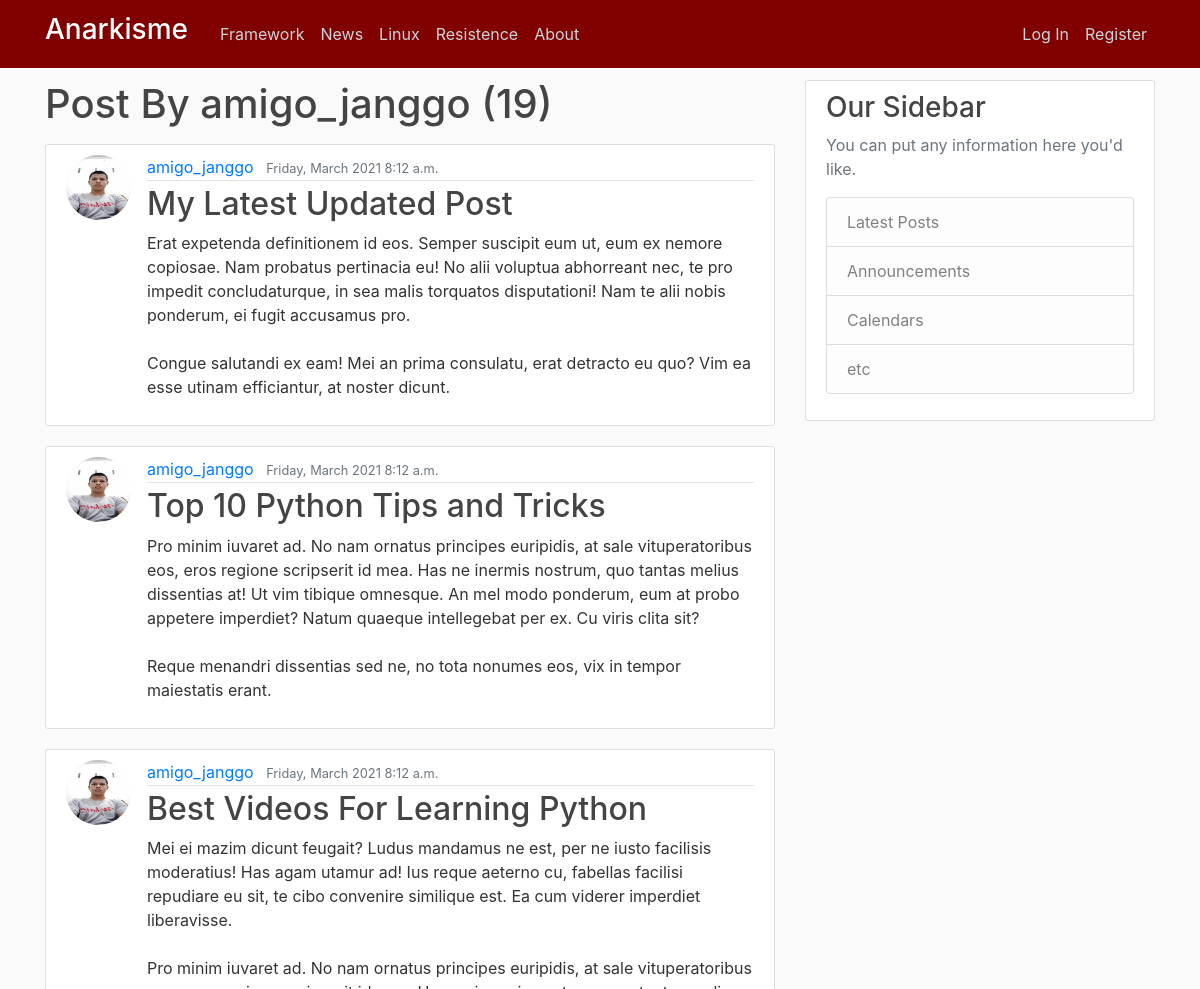
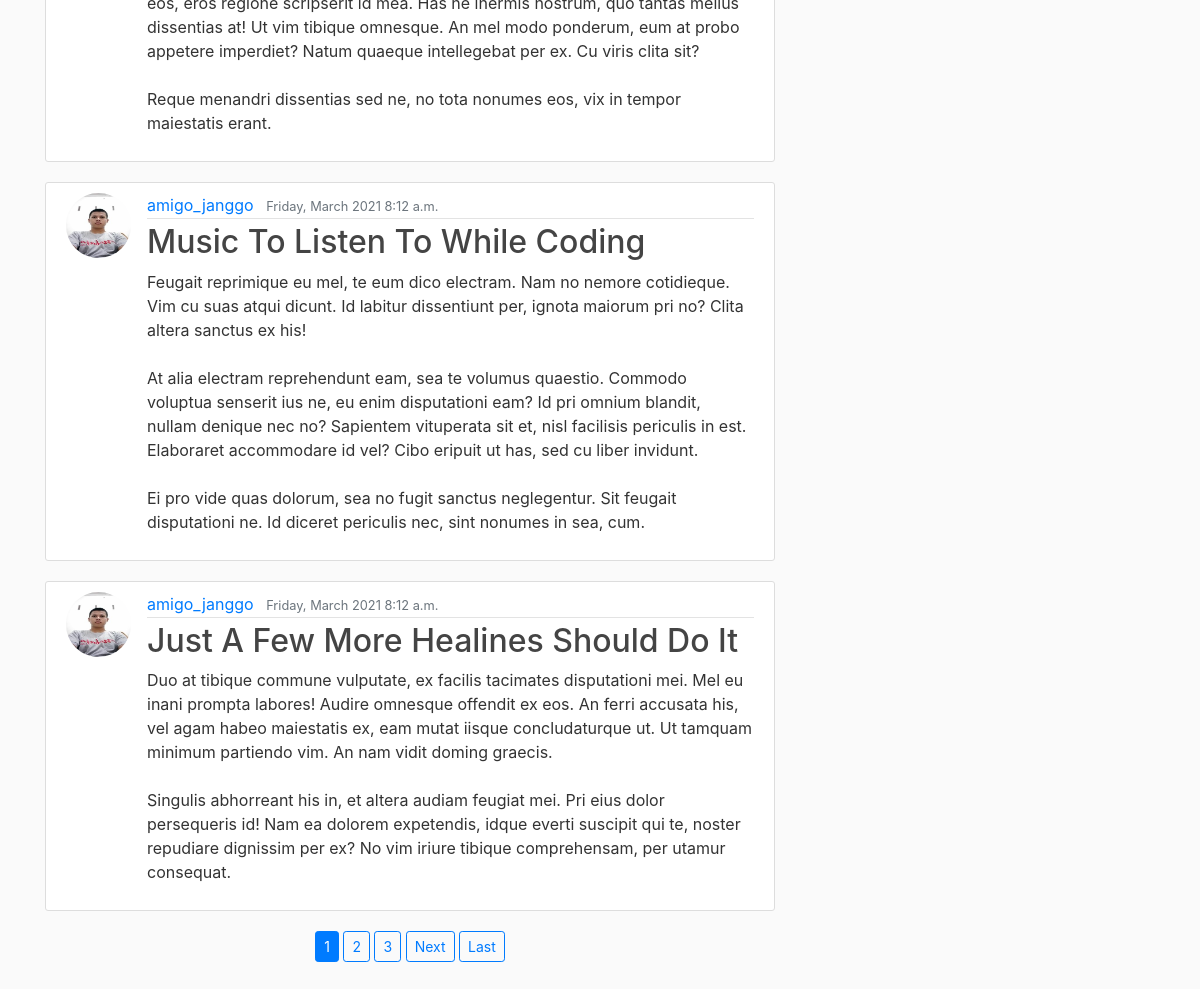
The app's page /user/amigo_janggo, older data (2 pictures, top to bottom).
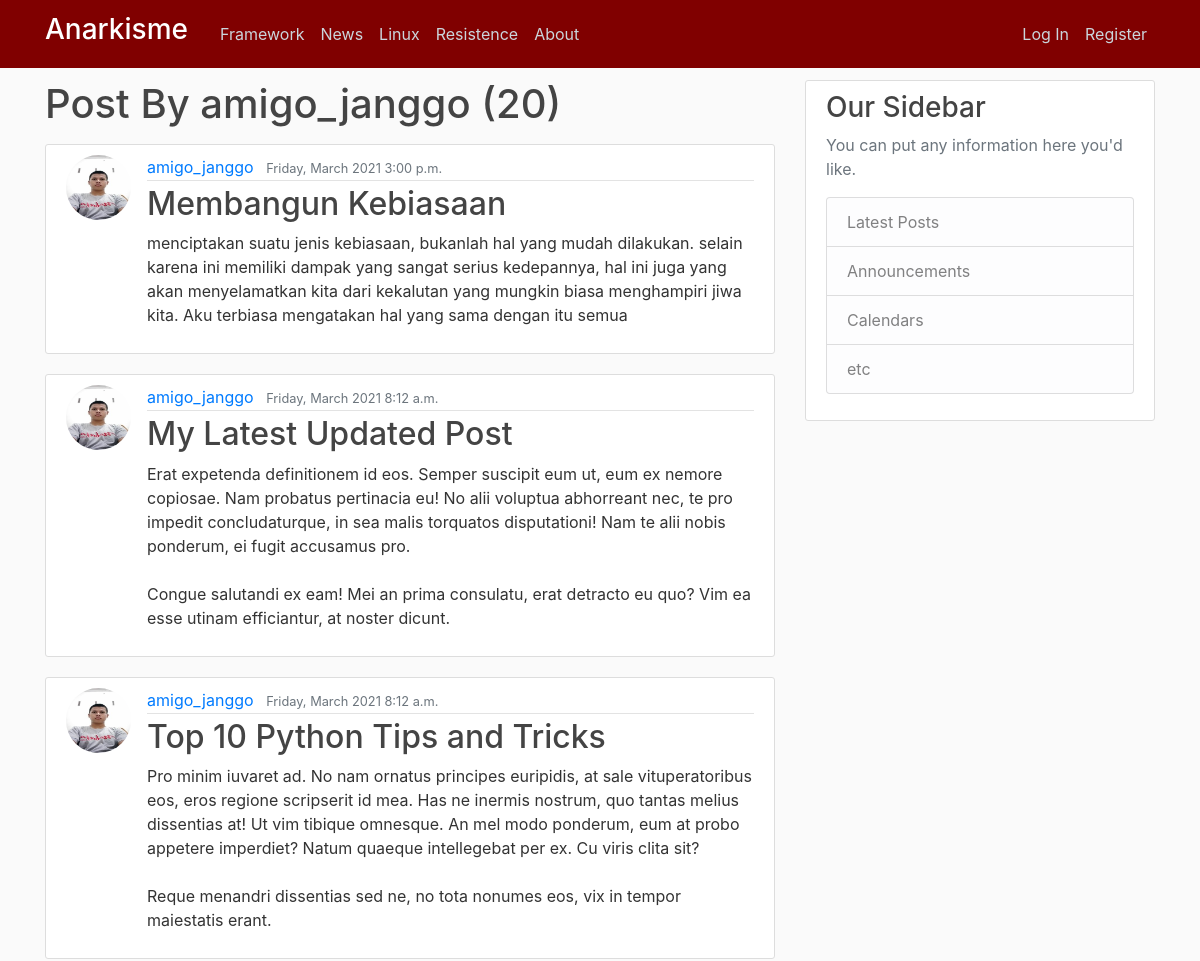
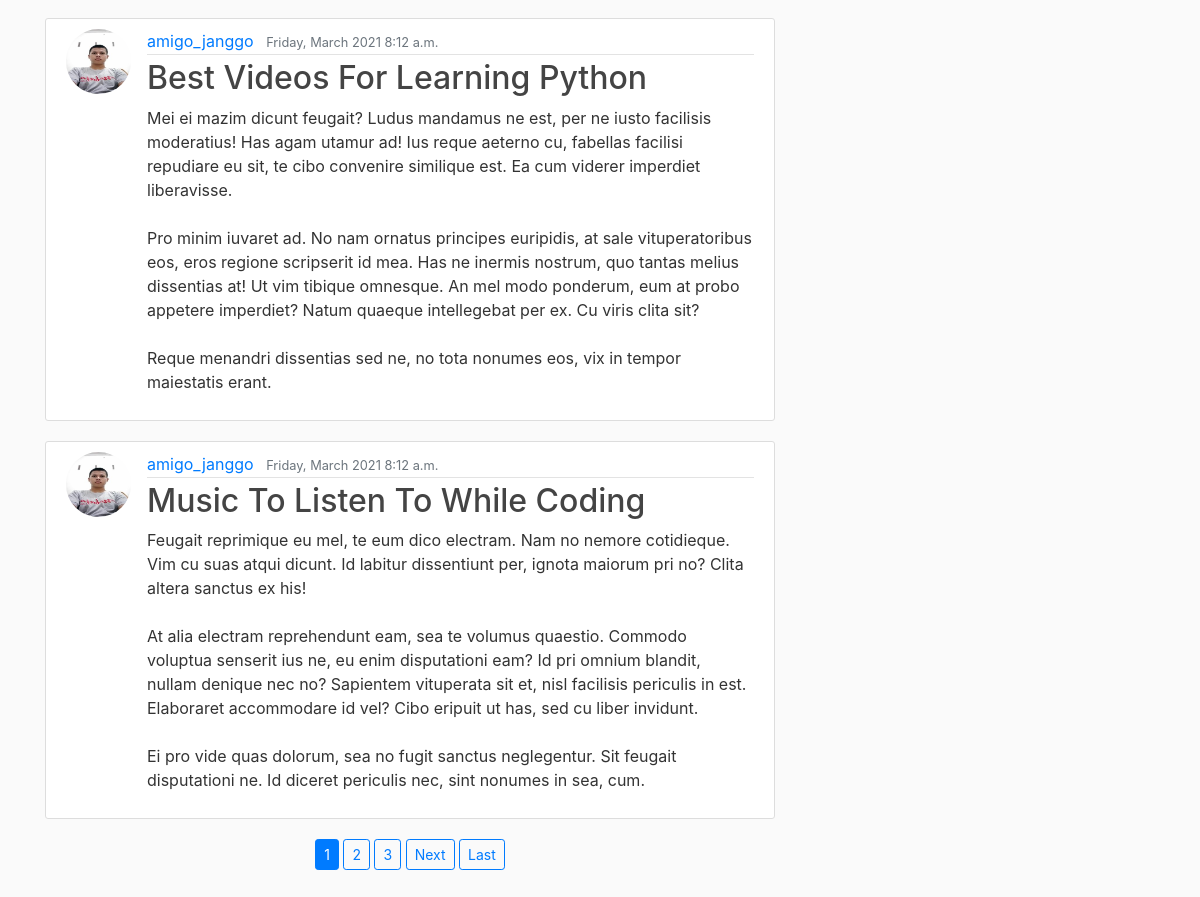
The same page, newer data (2 pictures, top to bottom).
### blog/models.py (models this page shows, shortened)
class Post(models.Model):
	title = models.CharField(max_length=100)
	content = models.TextField()
	tanggal = models.DateTimeField(auto_now_add=timezone.now)
	author = models.ForeignKey(User, on_delete=models.CASCADE)

### users/models.py (models this page shows, shortened)
class Profile(models.Model):
	user = models.OneToOneField(User, on_delete=models.CASCADE)
	image = models.ImageField(default='default.jpg',upload_to='profile_pics')

### blog/views.py (the view)
# urls.py: path('user/<str:username>',UserPostListView.as_view(), name='user-post'),
class UserPostListView(ListView):
	model = Post
	template_name = 'blog/user_post.html'
	context_object_name = 'kirim'
	paginate_by = 5
	def get_queryset(self):
		user = get_object_or_404(User, username=self.kwargs.get('username'))
		return Post.objects.filter(author=user).order_by('-tanggal')

### blog/templates/blog/user_post.html (shortened to what this page needs)
{% extends "blog/base.html" %}
{% block content %}
    <h1 class="mb-3">Post By {{ view.kwargs.username }} ({{ page_obj.paginator.count }})</h1>
    {% for tampil in kirim %}
        <article class="media content-section">
          <img class="rounded-circle article-img" src="{{ tampil.author.profile.image.url }}" alt="">
          <div class="media-body">
            <div class="article-metadata">
              <a class="mr-2" href="{% url 'user-post' tampil.author.username %}">{{tampil.author}}</a>
              <small class="text-muted">{{tampil.tanggal|date:'l, F Y g:i a'}}</small>
            </div>
            <h2><a class="article-title" href="{% url 'post-detail' tampil.id %}">{{tampil.title}}</a></h2>
            <p class="article-content">{{tampil.content}}</p>
          </div>
        </article>
    {% endfor %}
    <div class="row">
      <div class="col-md text-center mb-3">
        {% if is_paginated %}
          {% for num in page_obj.paginator.page_range %}
            {% if page_obj.number == num %}
              <a class="btn btn-primary btn-sm mb-3" href="?page={{ num }}">{{ num }}</a>
            {% elif num > page_obj.number|add:'-3' and num < page_obj.number|add:'3' %}
              <a class="btn btn-outline-primary btn-sm mb-3" href="?page={{ num }}">{{ num }}</a>
            {% endif %}
          {% endfor %}
          {% if page_obj.has_next %}
            <a class="btn btn-outline-primary btn-sm mb-3" href="?page={{ page_obj.next_page_number }}">Next</a>
            <a class="btn btn-outline-primary btn-sm mb-3" href="?page={{ page_obj.paginator.num_pages }}">Last</a>
          {% endif %}
        {% endif %}
      </div>
    </div>
{% endblock content %}

Row changes from the older to the newer data that the page shows:
no longer on this page (row unchanged): Post: author.profile.image (picture), author "amigo_janggo", tanggal "Friday, March 2021 8:12 a.m.", title "Just A Few More Healines Should Do It", content "Duo at tibique commune vulputate, ex facilis tacimates disputationi mei. Mel eu inani prompta labores! Audire omnesque offendit ex eos. An ferri accusata his, vel agam habeo maiestatis ex, eam mutat iisque concludaturque ut. Ut tamquam minimum partiendo vim. An nam vidit doming graecis. Singulis abhorreant his in, et altera audiam feugiat mei. Pri eius dolor persequeris id! Nam ea dolorem expetendis, idque everti suscipit qui te, noster repudiare dignissim per ex? No vim iriure tibique comprehensam, per utamur consequat."
added Post: author.profile.image (picture), author "amigo_janggo", tanggal "Friday, March 2021 3:00 p.m.", title "Membangun Kebiasaan", content "menciptakan suatu jenis kebiasaan, bukanlah hal yang mudah dilakukan. selain karena ini memiliki dampak yang sangat serius kedepannya, hal ini juga yang akan menyelamatkan kita dari kekalutan yang mungkin biasa menghampiri jiwa kita. Aku terbiasa mengatakan hal yang sama dengan itu semua"
Text that changed along with them:
{{ page_obj.paginator.count }}: "19" → "20"
